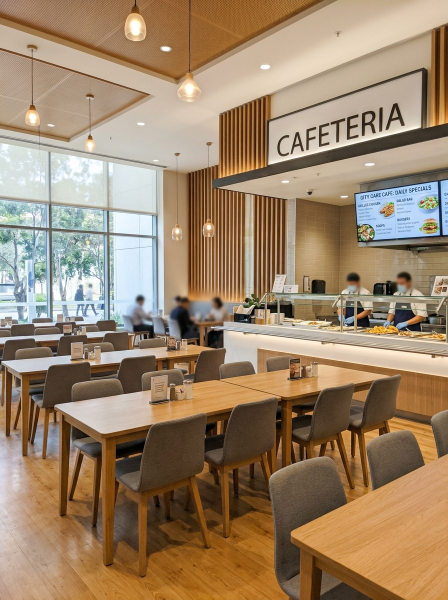
#> input picture backend/seed/hospital_photos/cafeteria.jpg, 896 x 1200 px (shown at 1/2 size)
$ python -i embedder.py   (imports and definitions only)
#> lines starting #> are read from the running program, lines starting #| are printed output that depends on the picture
### backend/app/config.py
"""Central configuration. Values can be overridden with environment variables."""
import os
from pathlib import Path
import secrets

IS_VERCEL = os.getenv("VERCEL") == "1"
IS_RENDER = bool(os.getenv("RENDER") or os.getenv("RENDER_SERVICE_ID"))
LOW_MEMORY_MODE = os.getenv("NAV_LOW_MEM", "1" if (IS_VERCEL or IS_RENDER) else "0") == "1"
BASE_DIR = Path(__file__).resolve().parent.parent          # backend/
_DEFAULT_VAR = Path("/tmp/navigator_var") if IS_VERCEL else (BASE_DIR / "var")
DATA_DIR = Path(os.getenv("NAV_DATA_DIR", _DEFAULT_VAR))
MEDIA_DIR = DATA_DIR / "media"
DB_PATH = DATA_DIR / "navigator.db"
SEED_DIR = BASE_DIR / "seed"


def _load_or_create_secret(filename: str, env_var: str, nbytes: int = 32) -> str:
    env_val = os.getenv(env_var, "").strip()
    if env_val:
        return env_val
    DATA_DIR.mkdir(parents=True, exist_ok=True)
    secret_file = DATA_DIR / filename
    if secret_file.exists():
        stored = secret_file.read_text(encoding="utf-8").strip()
        if stored:
            return stored
    generated = secrets.token_hex(nbytes)
    secret_file.write_text(generated, encoding="utf-8")
    try:
        os.chmod(secret_file, 0o600)
    except OSError:
        pass
    return generated


# "auto" -> try DINOv2 (torch + transformers), fall back to classic CV descriptor.
# "dinov2" / "classic" / "megaloc" / "salad" force a specific embedder.
EMBEDDER = os.getenv("NAV_EMBEDDER", "auto")
DINO_MODEL = os.getenv("NAV_DINO_MODEL", "facebook/dinov2-small")
ENABLE_OCR = os.getenv("NAV_OCR", "1") == "1"

# Optional Advanced GPU Visual Place Recognition (MegaLoc / DINOv2-SALAD + LightGlue)
# and Zero-GPU Gemini 2.5 Flash Vision API Signboard/Landmark Verification
ENABLE_GPU_VPR = os.getenv("NAV_GPU_VPR", "0") == "1"
GPU_VPR_MODEL = os.getenv("NAV_GPU_VPR_MODEL", "gmberton/MegaLoc")
GEMINI_API_KEY = os.getenv("GEMINI_API_KEY", "").strip()
GEMINI_VISION_MODEL = os.getenv("NAV_GEMINI_MODEL", "gemini-2.5-flash")

SECRET_KEY = _load_or_create_secret(".secret_key", "NAV_SECRET", nbytes=32)
TOKEN_TTL_HOURS = 24 * 7

ADMIN_EMAIL = os.getenv("NAV_ADMIN_EMAIL", "admin@navigator.dev")
ADMIN_PASSWORD = _load_or_create_secret(".admin_password", "NAV_ADMIN_PASSWORD", nbytes=16)
#> further down, picture is the input picture: PIL image 896x1200 RGB; mean R, G, B 156.6, 132.8, 106.3
DEBUG_DOCS = os.getenv("NAV_DEBUG_DOCS", "0") == "1"

_DEFAULT_ORIGINS = "https://smart-navigator-vert.vercel.app,http://localhost:5173,http://127.0.0.1:5173"
CORS_ORIGINS = [o.strip() for o in os.getenv("NAV_CORS", _DEFAULT_ORIGINS).split(",") if o.strip()]
MAX_UPLOAD_BYTES = 25 * 1024 * 1024

# Localisation decision thresholds
CONFIDENT_THRESHOLD = 0.55     # fused probability of best node
MIN_MARGIN = 0.15              # best - second best probability
NO_MATCH_SIMILARITY = 0.35     # below this visual similarity (and no OCR hit) -> no_match

WALK_SPEED = 1.3               # m/s
WHEELCHAIR_SPEED = 0.9

MEDIA_DIR.mkdir(parents=True, exist_ok=True)

### backend/app/services/vision/embedder.py
"""
Visual Place Recognition (VPR) image embedder.
Primary: Meta DINOv2 ViT-S/14 via ONNX Runtime (onnx-community/dinov2-small quantized INT8, ~24MB),
         producing L2-normalized 768-d vectors (384-d CLS token + 384-d GeM/mean spatial patch pooling)
         in ~35ms per photo on CPU.
Fallback: PyTorch transformers DINOv2 or spatial-cv-512 descriptor if offline.
"""
from __future__ import annotations

import logging
import threading
import urllib.request
from pathlib import Path
import numpy as np
from PIL import Image

from ...config import DATA_DIR, DINO_MODEL, EMBEDDER, LOW_MEMORY_MODE

log = logging.getLogger(__name__)

ONNX_MODEL_URL = "https://huggingface.co/onnx-community/dinov2-small/resolve/main/onnx/model_quantized.onnx"
IMAGENET_MEAN = np.array([0.485, 0.456, 0.406], dtype=np.float32).reshape(3, 1, 1)
IMAGENET_STD = np.array([0.229, 0.224, 0.225], dtype=np.float32).reshape(3, 1, 1)


class EmbedderService:
    def __init__(self) -> None:
        self._ready = False
        self._name = "uninitialized"
        self._ort_session = None
        self._lock = threading.Lock()

    def _ensure_loaded(self) -> None:
        if self._ready:
            return
        with self._lock:
            if self._ready:
                return
            if EMBEDDER in ("auto", "dinov2"):
                try:
                    import onnxruntime as ort  # type: ignore

                    onnx_path: Path = DATA_DIR / "models" / "dinov2_vits14_q8.onnx"
                    if not onnx_path.exists():
                        onnx_path.parent.mkdir(parents=True, exist_ok=True)
                        log.info("Downloading DINOv2 ViT-S/14 ONNX weights (~24MB) to %s ...", onnx_path)
                        urllib.request.urlretrieve(ONNX_MODEL_URL, str(onnx_path))
#> (this line was passed over: the network is not available in this run)

                    opts = ort.SessionOptions()
                    if LOW_MEMORY_MODE:
                        opts.intra_op_num_threads = 1
                        opts.inter_op_num_threads = 1
                        opts.enable_cpu_mem_arena = False
                        opts.enable_mem_pattern = False
                    else:
                        opts.intra_op_num_threads = 4
                    self._ort_session = ort.InferenceSession(
                        str(onnx_path),
                        sess_options=opts,
                        providers=["CPUExecutionProvider"],
                    )
                    self._name = "dinov2-vits14"
                    self._ready = True
                    log.info("DINOv2 ViT-S/14 ONNX session initialized.")
                    return
                except Exception as exc:  # noqa: BLE001
                    if EMBEDDER == "dinov2":
                        raise
                    log.warning("Falling back to spatial-cv-512 embedder (%s)", exc)

            self._name = "spatial-cv-512"
            self._ready = True

    @property
    def name(self) -> str:
        self._ensure_loaded()
        return self._name

    def embed(self, img: Image.Image) -> np.ndarray:
        self._ensure_loaded()
#> (the call stopped at in _ensure_loaded, `opts = ort.SessionOptions()`: onnxruntime is not available in this run)
        rgb = img.convert("RGB")

        if self._ort_session is not None:
            # Dual-Region DINOv2 ViT-S/14 Fusion:
            # 1) Aspect-preserved 224x224 center crop (fine doorway & central corridor texture)
            # 2) Full-frame 224x224 context view (captures upper door lintels & floor geometry on 9:16 mobile shots)
            w, h = rgb.size
            scale = 256.0 / float(max(1, min(w, h)))
            nw, nh = max(224, int(round(w * scale))), max(224, int(round(h * scale)))
            resized = rgb.resize((nw, nh), Image.Resampling.BICUBIC)
            left = (nw - 224) // 2
            top = (nh - 224) // 2
            center_crop = resized.crop((left, top, left + 224, top + 224))
            full_view = rgb.resize((224, 224), Image.Resampling.BICUBIC)

            def _encode_224(pil_224: Image.Image) -> np.ndarray:
                arr = np.asarray(pil_224, dtype=np.float32) / 255.0
                chw = np.transpose(arr, (2, 0, 1))
                normed = ((chw - IMAGENET_MEAN) / IMAGENET_STD)[None, ...]  # [1, 3, 224, 224]
                with self._lock:
                    hidden = self._ort_session.run(["last_hidden_state"], {"pixel_values": normed})[0]  # [1, 257, 384]
                cls_tok = hidden[0, 0]
                patches = hidden[0, 1:]
                mean_tok = patches.mean(axis=0)
                rms_tok = np.sqrt(np.mean(np.square(patches), axis=0) + 1e-6) * np.sign(mean_tok)
                v = np.concatenate([cls_tok, 0.7 * mean_tok + 0.3 * rms_tok], axis=0).astype(np.float32)
                nrm = float(np.linalg.norm(v))
                return v / nrm if nrm > 1e-8 else v

            vec_center = _encode_224(center_crop)
            vec_full = _encode_224(full_view)
            vec = (0.65 * vec_center + 0.35 * vec_full).astype(np.float32)
        else:
            vec = self._classic_descriptor(rgb)

        norm = float(np.linalg.norm(vec))
        if norm > 1e-8:
            vec = vec / norm
        return vec.astype(np.float32)

    def _classic_descriptor(self, img: Image.Image) -> np.ndarray:
        im_hsv = np.asarray(img.convert("HSV").resize((192, 192)), dtype=np.float32) / 255.0
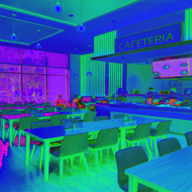
#> im_hsv: shape (192, 192, 3) float32; mean R, G, B 0.147, 0.402, 0.628
        im_rgb = np.asarray(img.resize((192, 192)), dtype=np.float32) / 255.0
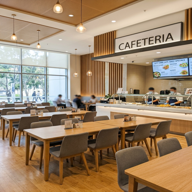
#> im_rgb: shape (192, 192, 3) float32; mean R, G, B 0.614, 0.521, 0.417
        gray = im_rgb.mean(axis=2)
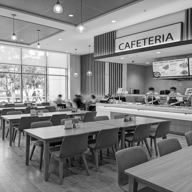
#> gray: shape (192, 192) float32; min 0, max 1, mean 0.517

        gx = gray[:, 2:] - gray[:, :-2]
        gy = gray[2:, :] - gray[:-2, :]
        gx = gx[1:-1, :]
#> gx: shape (190, 190) float32
        gy = gy[:, 1:-1]
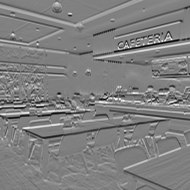
#> gy: shape (190, 190) float32; min -0.756, max 0.749, mean -0.000673; drawn with min black and max white
        mag = np.hypot(gx, gy)
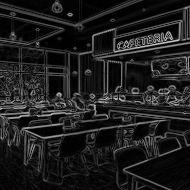
#> mag: shape (190, 190) float32; min 0, max 0.841, mean 0.119
        ang = (np.arctan2(gy, gx) + np.pi) / (2.0 * np.pi)
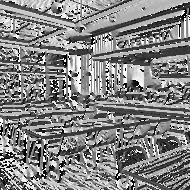
#> ang: shape (190, 190) float32; min 0, max 1, mean 0.517

        feats: list[np.ndarray] = []
        H, W, _ = im_hsv.shape
#> H = 192; W = 192
        for gy_i in range(3):
            for gx_i in range(3):
                patch = im_hsv[gy_i * H // 3 : (gy_i + 1) * H // 3, gx_i * W // 3 : (gx_i + 1) * W // 3]
                h_hist, _ = np.histogram(patch[:, :, 0], bins=16, range=(0, 1))
                s_hist, _ = np.histogram(patch[:, :, 1], bins=8, range=(0, 1))
                v_hist, _ = np.histogram(patch[:, :, 2], bins=8, range=(0, 1))
                feats.extend([h_hist.astype(np.float32), s_hist.astype(np.float32), v_hist.astype(np.float32)])
#> after the loop, feats = 27 items

        mH, mW = mag.shape
#> mH = 190; mW = 190
        for qy in range(2):
            for qx in range(2):
                m_sub = mag[qy * mH // 2 : (qy + 1) * mH // 2, qx * mW // 2 : (qx + 1) * mW // 2]
                a_sub = ang[qy * mH // 2 : (qy + 1) * mH // 2, qx * mW // 2 : (qx + 1) * mW // 2]
                o_hist, _ = np.histogram(a_sub, bins=16, range=(0, 1), weights=m_sub)
                feats.append(o_hist.astype(np.float32))
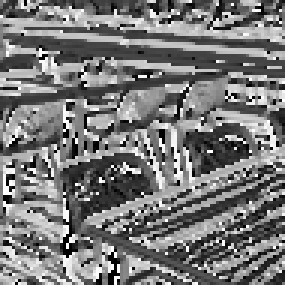
#> a_sub: shape (95, 95) float32 (shown 3 times larger); min 3.79e-08, max 1, mean 0.472
#> after the loop, feats = 31 items

        raw = np.concatenate(feats)
#> raw = 352 values, max 4095 at index 257, min 0 at index 10, mean 326.4
        if raw.size < 512:
            raw = np.pad(raw, (0, 512 - raw.size))
#> raw = 512 values, max 4095 at index 257, min 0 at index 10, mean 224.4
        return raw[:512].astype(np.float32)

    @staticmethod
    def to_bytes(vec: np.ndarray) -> bytes:
        return vec.astype(np.float32).tobytes()

    @staticmethod
    def from_bytes(blob: bytes) -> np.ndarray:
        return np.frombuffer(blob, dtype=np.float32).copy()


embedder_service = EmbedderService()

>>> from PIL import Image
>>> picture = Image.open('../../../seed/hospital_photos/cafeteria.jpg')
>>> result = EmbedderService().embed(picture)
#> in embed, `vec = self._classic_descriptor(rgb)`: vec has the same summary as raw in _classic_descriptor
#> in embed, `norm = float(np.linalg.norm(vec))`: norm = 13470.3
#> in embed, `vec = vec / norm`: vec = 512 values, max 0.304 at index 257, min 0 at index 10, mean 0.0167
#> result has the same summary as vec in embed

$ run again, on backend/seed/hospital_photos/cardiology.jpg
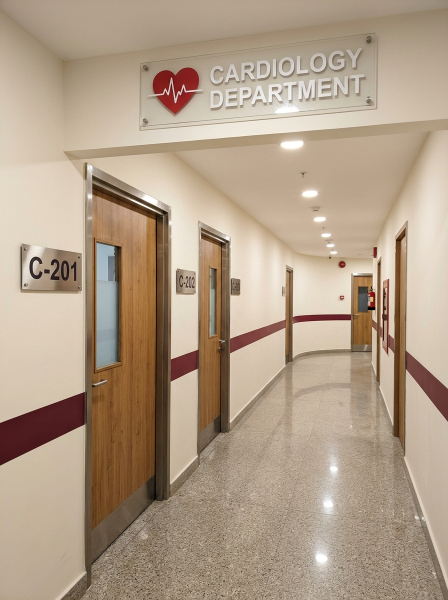
#> input picture backend/seed/hospital_photos/cardiology.jpg, 896 x 1200 px (shown at 1/2 size)
#> picture is the input picture: PIL image 896x1200 RGB; mean R, G, B 177, 157.4, 136.1
#> in _classic_descriptor, `ang = (np.arctan2(gy, gx) + np.pi) / (2.0 * np.pi)`:
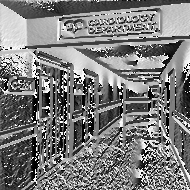
#> ang: shape (190, 190) float32; min 3.79e-08, max 1, mean 0.484
#> after the loop in _classic_descriptor, `for gy_i in range(3):`: feats = 27 items
#> after the loop in _classic_descriptor, `for qy in range(2):`:
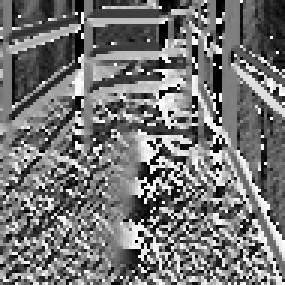
#> a_sub: shape (95, 95) float32 (shown 3 times larger); min 3.79e-08, max 1, mean 0.461
#> after the loop in _classic_descriptor, `for qy in range(2):`: feats = 31 items
#> in _classic_descriptor, `raw = np.concatenate(feats)`: raw = 352 values, max 4092 at index 1, min 0 at index 0, mean 321.4
#> in _classic_descriptor, `raw = np.pad(raw, (0, 512 - raw.size))`: raw = 512 values, max 4092 at index 1, min 0 at index 0, mean 220.9
#> in embed, `vec = self._classic_descriptor(rgb)`: vec has the same summary as raw in _classic_descriptor
#> norm = 15927.3
#> in embed, `vec = vec / norm`: vec = 512 values, max 0.257 at index 1, min 0 at index 0, mean 0.0139
#> result has the same summary as vec in embed

$ run again, on backend/seed/hospital_photos/lift_lobby.jpg
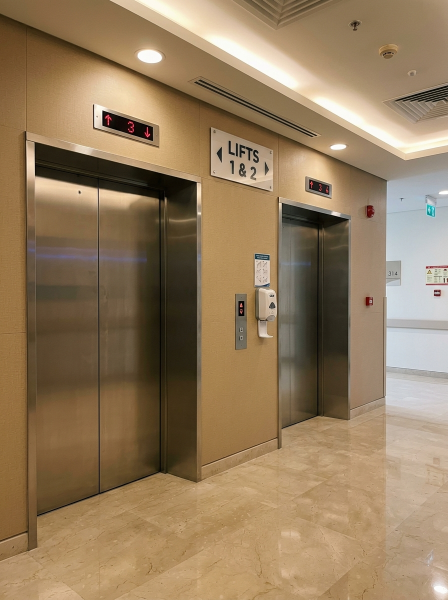
#> input picture backend/seed/hospital_photos/lift_lobby.jpg, 896 x 1200 px (shown at 1/2 size)
#> picture is the input picture: PIL image 896x1200 RGB; mean R, G, B 149.1, 125.2, 94.4
#> after the loop in _classic_descriptor, `for gy_i in range(3):`: feats = 27 items
#> after the loop in _classic_descriptor, `for qy in range(2):`:
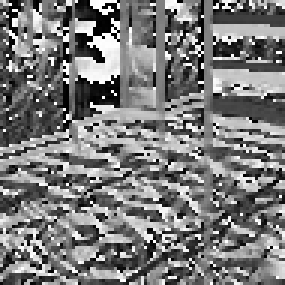
#> a_sub: shape (95, 95) float32 (shown 3 times larger); min 3.79e-08, max 1, mean 0.481
#> after the loop in _classic_descriptor, `for qy in range(2):`: feats = 31 items
#> in _classic_descriptor, `raw = np.concatenate(feats)`: raw = 352 values, max 4096 at index 193, min 0 at index 10, mean 320.3
#> in _classic_descriptor, `raw = np.pad(raw, (0, 512 - raw.size))`: raw = 512 values, max 4096 at index 193, min 0 at index 10, mean 220.2
#> in embed, `vec = self._classic_descriptor(rgb)`: vec has the same summary as raw in _classic_descriptor
#> norm = 14907.5
#> in embed, `vec = vec / norm`: vec = 512 values, max 0.275 at index 193, min 0 at index 10, mean 0.0148
#> result has the same summary as vec in embed
